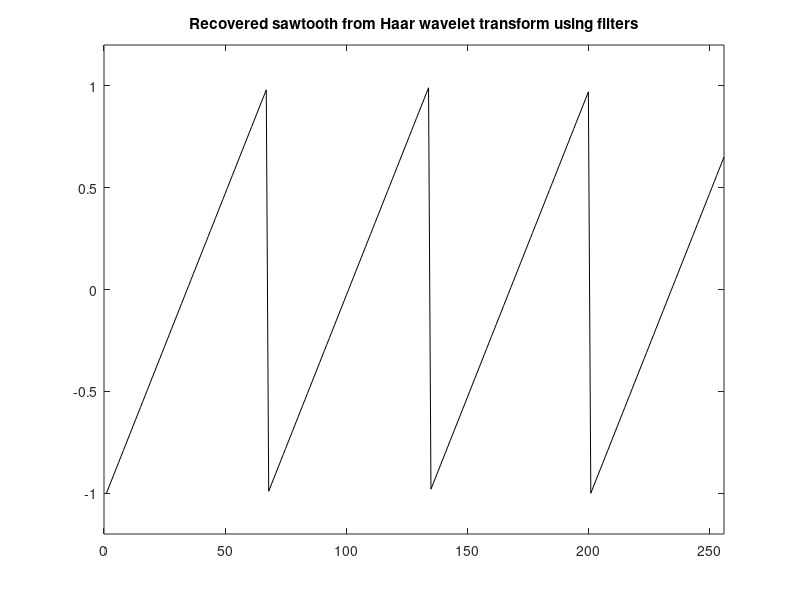

The MATLAB source for this figure:
% Haar wavelet transform of a signal using filters
% Recovering of sawtooth signal from its transform

% The Haar filters, analysis part
c=1/sqrt(2);
h0=[c c]; %low-pass filter
h1=[-c c]; %high-pass filter

%-------------------------------------------------------
% First the wavelet transform to get the data

%The sawtooth signal
fy=300; %signal frequency in Hz
wy=2*pi*fy; %signal frequency in rad/s
duy=0.03; %signal duration in seconds

fs=20000; %sampling frequency in Hz
tiv=1/fs; %time interval between samples;
Ns=256; %let us take 256 signal samples
duy=Ns*tiv; %time for 256 samples
t=0:tiv:(duy-tiv); %time intervals set

y=sawtooth(wy*t); %signal data set (256 samples)

%Haar wavelet transform using filters
K=8; %exponent, 256=2^8
wty=y; %space for the wavelet transform
d=zeros(K,Ns/2); %space for d(j,k) coefficients
a=zeros(K,Ns/2); %space for a(j,k) coefficients
My=y; %auxiliar vector
Ls=zeros(1,128); %"  "  "
Hs=zeros(1,128); %"  "  "

for nn=K:-1:1, 
  m=2^nn;
  lx=filter(h0,1,My); Ls(1:(m/2))=lx(2:2:m); a(nn,1:(m/2))=Ls(1:(m/2)); %LP and subsampling
  hx=filter(h1,1,My); Hs(1:(m/2))=hx(2:2:m); d(nn,1:(m/2))=Hs(1:(m/2)); %HP and subsampling
  My=Ls(1:(m/2));
  wty((1+(m/2)):m)=d(nn,1:(m/2)); %append to wty
end;
wty(1)=a(1,1);

%-------------------------------------------------------
% Second the recovery from the wavelet transform
% The Haar filters, synthesis part
c=1/sqrt(2);
f0=[c c]; %low-pass filter
f1=[c -c]; %high-pass filter

J=K+1;
z=wty; %space for recovered data
a=zeros(J,(2^K)); %space for a(j,k) coefficients
Ma=zeros(1,(2^K)); Md=Ma; %auxiliar vectors

m=1;
a(1,1)=z(1); d(1,1)=z(2);
Ma(1)=a(1,1); Md(1)=d(1,1); 
for nn=1:(K-1),
   m=2^nn;
   lx=filter(f0,1,Ma); hx=filter(f1,1,Md); 
   a(nn+1,1:m)=lx(1:m)+hx(1:m);   
   Ma(1:2:(m*2))=a(nn+1,1:m); %upsampling
   Md(1:2:(m*2))=z((1+m):(m*2));  %" "  "  
end;
nn=8; m=2^nn;
lx=filter(f0,1,Ma); hx=filter(f1,1,Md); 
a(nn+1,1:m)=lx(1:m)+hx(1:m);

y=a(J,1:256); %the recovered data

%figure
plot(y,'k');
axis([0 256 -1.2 1.2]);
title('Recovered sawtooth from Haar wavelet transform using filters');
